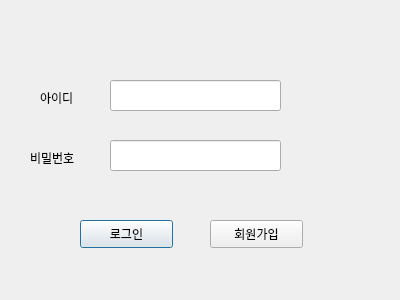
<?xml version="1.0" encoding="UTF-8"?>
<ui version="4.0">
 <class>main</class>
 <widget class="QDialog" name="main">
  <property name="geometry">
   <rect>
    <x>0</x>
    <y>0</y>
    <width>400</width>
    <height>300</height>
   </rect>
  </property>
  <property name="windowTitle">
   <string>Dialog</string>
  </property>
  <widget class="QLineEdit" name="idbox">
   <property name="geometry">
    <rect>
     <x>110</x>
     <y>80</y>
     <width>171</width>
     <height>31</height>
    </rect>
   </property>
  </widget>
  <widget class="QLineEdit" name="passwdbox">
   <property name="geometry">
    <rect>
     <x>110</x>
     <y>140</y>
     <width>171</width>
     <height>31</height>
    </rect>
   </property>
  </widget>
  <widget class="QLabel" name="label">
   <property name="geometry">
    <rect>
     <x>40</x>
     <y>90</y>
     <width>64</width>
     <height>15</height>
    </rect>
   </property>
   <property name="text">
    <string>아이디</string>
   </property>
  </widget>
  <widget class="QLabel" name="label_2">
   <property name="geometry">
    <rect>
     <x>30</x>
     <y>150</y>
     <width>64</width>
     <height>15</height>
    </rect>
   </property>
   <property name="text">
    <string>비밀번호</string>
   </property>
  </widget>
  <widget class="QPushButton" name="login">
   <property name="geometry">
    <rect>
     <x>80</x>
     <y>220</y>
     <width>93</width>
     <height>28</height>
    </rect>
   </property>
   <property name="text">
    <string>로그인</string>
   </property>
  </widget>
  <widget class="QPushButton" name="sign">
   <property name="geometry">
    <rect>
     <x>210</x>
     <y>220</y>
     <width>93</width>
     <height>28</height>
    </rect>
   </property>
   <property name="text">
    <string>회원가입</string>
   </property>
  </widget>
 </widget>
 <resources/>
 <connections/>
</ui>
